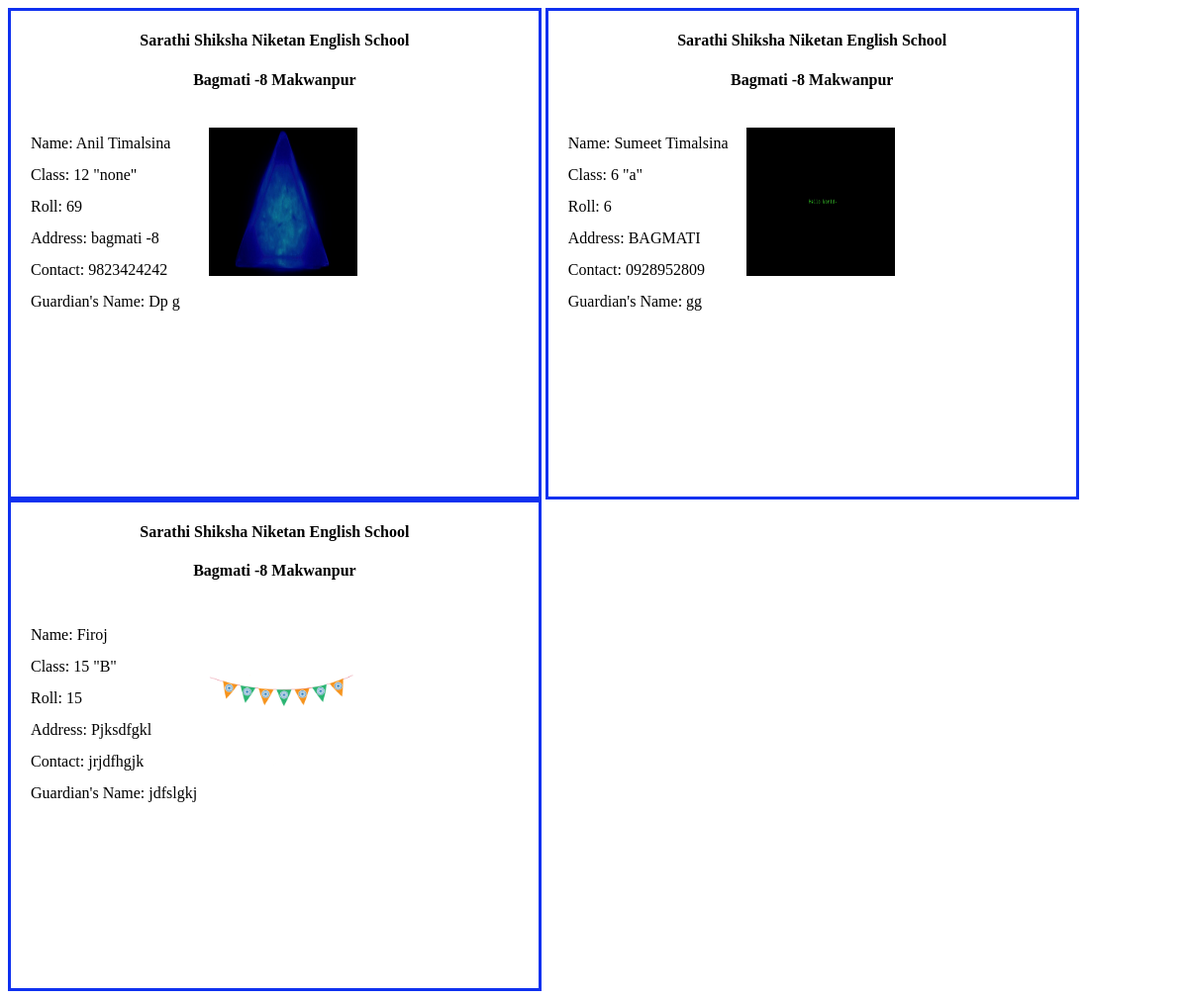
Page /idcard/ on the committed database.
### idcard/models.py (models this page shows, shortened)
class StudentInfo(models.Model):
    name=models.CharField(max_length=64)
    std_class=models.CharField(max_length=10)
    section=models.CharField(max_length=10)
    roll_no=models.CharField(max_length=3)
    address=models.CharField(max_length=64)
    parents_name=models.CharField(max_length=64)
    contact=models.CharField(max_length=10)
    std_photo=models.ImageField(upload_to="uploads/")

### idcard/views.py (the view)
# urls.py: path("",views.index)
def index(request):
    stdsinfo=StudentInfo.objects.all()
    context={
        "stdsinfo":stdsinfo,
    }
    return render(request,"idcard/index.html",context)

### idcard/templates/idcard/index.html (shortened to what this page needs)
<!DOCTYPE html>
<html lang="en">
<head>
</head>
<body>
    {%for std in stdsinfo%}
    <div class="container">
    <div class="school">
    <h4>Sarathi Shiksha Niketan English School </h4>
    <h4>Bagmati -8 Makwanpur</h4>
</div>
<div class="std">
        <p>Name: {{std.name}}</p>
        <p style="display: inline;">Class: {{std.std_class}}</p>
        <p style="display: inline;">"{{std.section}}"</p>
        <p>Roll: {{std.roll_no}}</p>
        <p>Address: {{std.address}}</p>
                <p>Contact: {{std.contact}}</p>
                <p>Guardian's Name: {{std.parents_name}}</p>
        <img src="{{std.std_photo.url}}">
</div>
</div>
{%endfor%}
</body>
</html>

### idcard/templates/idcard/index.html (style rules this page uses)
.container { display: inline-block; width: 45%; border: 3px solid rgb(15, 49, 240); }
.school { align-items: center; text-align: center; }
.std { padding:10px; margin:10px; line-height: 1em; }
img { height: 150px; width: 150px; display:inline-block; position:relative; bottom:200px; left:180px; }

### rows in the picture
StudentInfo: name "Anil Timalsina", std_class "12", section "none", roll_no "69", address "bagmati -8", contact "9823424242", parents_name "Dp g", std_photo (picture)
StudentInfo: name "Sumeet Timalsina", std_class "6", section "a", roll_no "6", address "BAGMATI", contact "0928952809", parents_name "gg", std_photo (picture)
StudentInfo: name "Firoj", std_class "15", section "B", roll_no "15", address "Pjksdfgkl", contact "jrjdfhgjk", parents_name "jdfslgkj", std_photo (picture)
